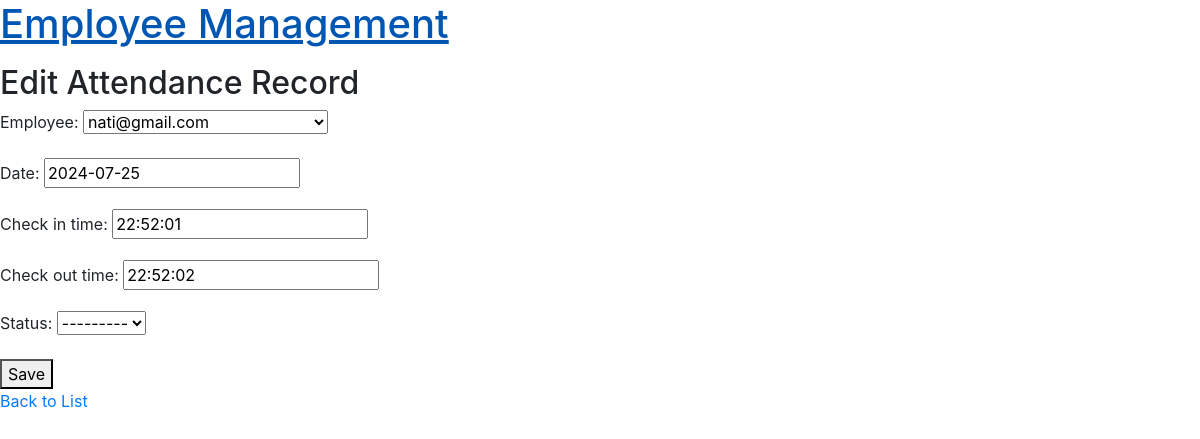
Page /attendance/2/edit/ on the earlier database version.
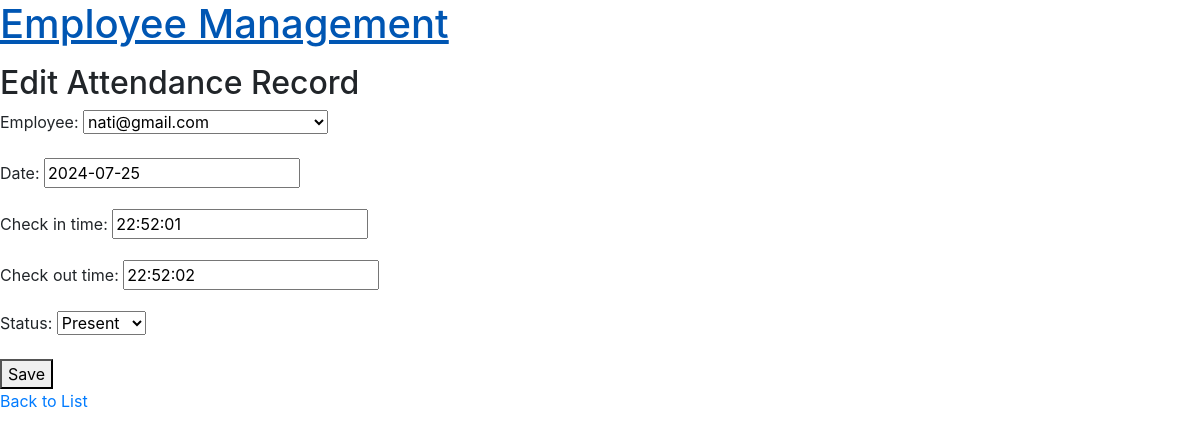
Same page on the later database version.
### attendance/models.py (models this page shows, shortened)
class AttendanceRecord(models.Model):
    STATUS_CHOICES= [
        ("P", "Present"),
        ("A", "Absent")
    ]
    employee = models.ForeignKey(settings.AUTH_USER_MODEL, on_delete=models.CASCADE)
    date = models.DateField()
    check_in_time = models.TimeField()
    check_out_time = models.TimeField(null=True, blank=True)
    status = models.CharField(max_length=1, choices=STATUS_CHOICES)

### attendance/views.py (the view)
# urls.py: path("<int:pk>/edit/", AttendanceRecordUpdateView.as_view(), name="attendance_record_edit"),
class AttendanceRecordUpdateView(UpdateView):
    model = AttendanceRecord
    form_class = AttendanceRecordForm
    template_name = "attendance/attendance_record_form.html"
    success_url = reverse_lazy("attendance_record_list")

### attendance/forms.py
class AttendanceRecordForm(forms.ModelForm):
    class Meta:
        model = AttendanceRecord
        fields = ["employee", "date", "check_in_time", "check_out_time", "status"]

### employees/models.py (called while the page is built)
    def __str__(self):
        return self.email

### templates/attendance/attendance_record_form.html (shortened to what this page needs)
{% extends 'base.html' %}
{% block content %}
  <h2>{% if form.instance.pk %}Edit{% else %}Add{% endif %} Attendance Record</h2>
  <form method="post">
    {{ form.as_p }}
    <button type="submit">Save</button>
  </form>
  <a href="{% url 'attendance_record_list' %}">Back to List</a>
{% endblock %}

Differences in the rows shown:
changed AttendanceRecord "nati@gmail.com": status "---------" → "Present"
